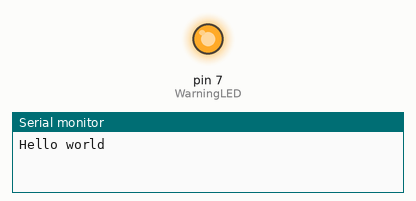
Recording of a sketch running on a simulated Arduino Uno, built with avr-gcc and run on an emulated ATmega328P. Parts: output pins drawn as LEDs (lit = HIGH), the last lines printed to the serial monitor.

Above: at 0.1 s.
At 3.1 s:
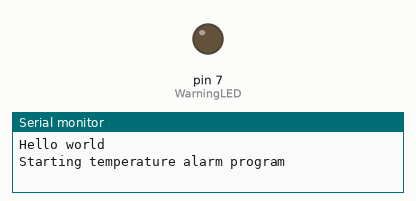
Timing chart, 0 to 4.6 s (numbered marks = the images above):
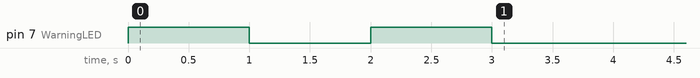

The sketch:

arduinoLabSkeletonSpring2015.ino
```cpp
// (licence header left out)
//comment lines of code with two slashes
/* comment blocks of code with slash-star end with star-slash
All lines of code except control statements and defines terminate with a semicolon */

const int WarningLED = 7; /*this defines the variable WarningLED to have an integer value 7. The value corresponds
to a digital Pin number. 7 was chosen for no reason other than it is not being used for any other function.
Pin number 13 is connected to the on board Arduino green LED.
If you want to connect your LED to a different pin change the number to another avialable digital output.
This method of defining the pins makes more readable code plus it is easier to change the pin since it is only
specified once in the code.*/

const int Thermistor = 0; //defines analog input pin that interfaces thermistor

int ADCValueBinary = 0;  //declare a variable for the ADC read. In C all variables need to be declared before use.
int alarmThreshold = 200; //declare a variable that is the threshold for the alarm to trigger. THis corresponds to a digitized
//voltage that is determined by the thermistor circuit. The value may not be correct for your circuit.

/*void is a function that returns no values. The function void setup() is run the first time your code executes.
Code in the curly braces after the function call is what is run in the function */

void setup() {
  /*put your setup code here, to run once. Typical things you want to run once are initialization of variables,
  port settings etc.*/
  pinMode(WarningLED, OUTPUT); //sets the warning LED pin as a digital output
  Serial.begin(9600);          /*  setup a serial port to enable comms with the computer.
                                This is very useful for debugging and or sending values to the console.*/
  Serial.println("Hello world");  //write a line to the console to tell us the code is working

  //flash the warning led twice with a 1 second delay to let us know it is working
  digitalWrite(WarningLED, HIGH);
  delay(1000);
  digitalWrite(WarningLED, LOW);
  delay(1000);
  digitalWrite(WarningLED, HIGH);
  delay(1000);
  digitalWrite(WarningLED, LOW);

  Serial.println("Starting temperature alarm program");


}  //end of setup function

/* Embedded computing usually runs a bit differently from a console app like you may have made in Ek128.
In most beginning programming classes you typically execute your code then it returns a value upon exiting. In embedded programs we
often want some aspect of the code to run forever. Think of a vending machine -- you always want it checking for inserted money.
The microcontroller sits in an endless loop periodically (say once a hundred milliseconds) checking the coin slot. When it detects
money it runs a counting routine. In our temperature alarm we want to periodically read the value of the thermistor, decode it, then
decide if the LED should light or not.*/

void loop() {
  // put your main code here, to run repeatedly:
                               //read the voltage on the thermistor resistor junction
                               //print the value of the ADC to the console

                               //control statement. if greater than, do something
                                   //turn on LED

                               //if not greater than, do something else
                                   //turn off LED

                              //wait 100 milliseconds and repeat the loop
}  //end of loop function
```
